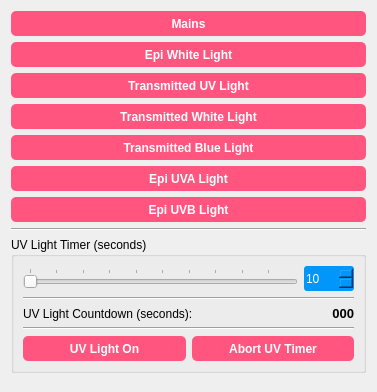
              <widget class="QWidget" name="toolLightControl">
               <property name="geometry">
                <rect>
                 <x>0</x>
                 <y>0</y>
                 <width>377</width>
                 <height>392</height>
                </rect>
               </property>
               <attribute name="label">
                <string>Illumination Control</string>
               </attribute>
               <layout class="QVBoxLayout" name="verticalLayout_13">
                <item>
                 <widget class="QPushButton" name="buttonMains">
                  <property name="minimumSize">
                   <size>
                    <width>0</width>
                    <height>25</height>
                   </size>
                  </property>
                  <property name="autoFillBackground">
                   <bool>false</bool>
                  </property>
                  <property name="styleSheet">
                   <string notr="true">QPushButton{	
background-color : rgb(255, 85, 127);
color:rgb(255, 255, 255);
font: 10pt &quot;Segoe UI&quot;;
font: bold;
border-radius: 5px;
}

QPushButton::pressed{background-color :rgb(0, 170, 255);}

QPushButton::checked{background-color :rgb(0, 255, 127);}
</string>
                  </property>
                  <property name="text">
                   <string>Mains</string>
                  </property>
                  <property name="checkable">
                   <bool>true</bool>
                  </property>
                 </widget>
                </item>
                <item>
                 <widget class="QPushButton" name="buttonEpiWhite">
                  <property name="minimumSize">
                   <size>
                    <width>0</width>
                    <height>25</height>
                   </size>
                  </property>
                  <property name="palette">
                   <palette>
                    <active>
                     <colorrole role="WindowText">
                      <brush brushstyle="SolidPattern">
                       <color alpha="255">
                        <red>255</red>
                        <green>255</green>
                        <blue>255</blue>
                       </color>
                      </brush>
                     </colorrole>
                     <colorrole role="Button">
                      <brush brushstyle="SolidPattern">
                       <color alpha="255">
                        <red>255</red>
                        <green>85</green>
                        <blue>127</blue>
                       </color>
                      </brush>
                     </colorrole>
                     <colorrole role="Light">
                      <brush brushstyle="SolidPattern">
                       <color alpha="255">
                        <red>127</red>
                        <green>255</green>
                        <blue>191</blue>
                       </color>
                      </brush>
                     </colorrole>
                     <colorrole role="Midlight">
                      <brush brushstyle="SolidPattern">
                       <color alpha="255">
                        <red>63</red>
                        <green>255</green>
                        <blue>159</blue>
                       </color>
                      </brush>
                     </colorrole>
                     <colorrole role="Dark">
                      <brush brushstyle="SolidPattern">
                       <color alpha="255">
                        <red>0</red>
                        <green>127</green>
                        <blue>63</blue>
                       </color>
                      </brush>
                     </colorrole>
                     <colorrole role="Mid">
                      <brush brushstyle="SolidPattern">
                       <color alpha="255">
                        <red>0</red>
                        <green>170</green>
                        <blue>84</blue>
                       </color>
                      </brush>
                     </colorrole>
                     <colorrole role="Text">
                      <brush brushstyle="SolidPattern">
                       <color alpha="255">
                        <red>255</red>
                        <green>255</green>
                        <blue>255</blue>
                       </color>
                      </brush>
                     </colorrole>
                     <colorrole role="BrightText">
                      <brush brushstyle="SolidPattern">
                       <color alpha="255">
                        <red>255</red>
                        <green>255</green>
                        <blue>255</blue>
                       </color>
                      </brush>
                     </colorrole>
                     <colorrole role="ButtonText">
                      <brush brushstyle="SolidPattern">
                       <color alpha="255">
                        <red>255</red>
                        <green>255</green>
                        <blue>255</blue>
                       </color>
                      </brush>
                     </colorrole>
                     <colorrole role="Base">
                      <brush brushstyle="SolidPattern">
                       <color alpha="255">
                        <red>255</red>
                        <green>85</green>
                        <blue>127</blue>
                       </color>
                      </brush>
                     </colorrole>
                     <colorrole role="Window">
                      <brush brushstyle="SolidPattern">
                       <color alpha="255">
                        <red>255</red>
                        <green>85</green>
                        <blue>127</blue>
                       </color>
                      </brush>
                     </colorrole>
                     <colorrole role="Shadow">
                      <brush brushstyle="SolidPattern">
                       <color alpha="255">
                        <red>0</red>
                        <green>0</green>
                        <blue>0</blue>
                       </color>
                      </brush>
                     </colorrole>
                     <colorrole role="AlternateBase">
                      <brush brushstyle="SolidPattern">
                       <color alpha="255">
                        <red>127</red>
                        <green>255</green>
                        <blue>191</blue>
                       </color>
                      </brush>
                     </colorrole>
                     <colorrole role="ToolTipBase">
                      <brush brushstyle="SolidPattern">
                       <color alpha="255">
                        <red>255</red>
                        <green>255</green>
                        <blue>220</blue>
                       </color>
                      </brush>
                     </colorrole>
                     <colorrole role="ToolTipText">
                      <brush brushstyle="SolidPattern">
                       <color alpha="255">
                        <red>0</red>
                        <green>0</green>
                        <blue>0</blue>
                       </color>
                      </brush>
                     </colorrole>
                    </active>
                    <inactive>
                     <colorrole role="WindowText">
                      <brush brushstyle="SolidPattern">
                       <color alpha="255">
                        <red>255</red>
                        <green>255</green>
                        <blue>255</blue>
                       </color>
                      </brush>
                     </colorrole>
                     <colorrole role="Button">
                      <brush brushstyle="SolidPattern">
                       <color alpha="255">
                        <red>255</red>
                        <green>85</green>
                        <blue>127</blue>
                       </color>
                      </brush>
                     </colorrole>
                     <colorrole role="Light">
                      <brush brushstyle="SolidPattern">
                       <color alpha="255">
                        <red>127</red>
                        <green>255</green>
                        <blue>191</blue>
                       </color>
                      </brush>
                     </colorrole>
                     <colorrole role="Midlight">
                      <brush brushstyle="SolidPattern">
                       <color alpha="255">
                        <red>63</red>
                        <green>255</green>
                        <blue>159</blue>
                       </color>
                      </brush>
                     </colorrole>
                     <colorrole role="Dark">
                      <brush brushstyle="SolidPattern">
                       <color alpha="255">
                        <red>0</red>
                        <green>127</green>
                        <blue>63</blue>
                       </color>
                      </brush>
                     </colorrole>
                     <colorrole role="Mid">
                      <brush brushstyle="SolidPattern">
                       <color alpha="255">
                        <red>0</red>
                        <green>170</green>
                        <blue>84</blue>
                       </color>
                      </brush>
                     </colorrole>
                     <colorrole role="Text">
                      <brush brushstyle="SolidPattern">
                       <color alpha="255">
                        <red>255</red>
                        <green>255</green>
                        <blue>255</blue>
                       </color>
                      </brush>
                     </colorrole>
                     <colorrole role="BrightText">
                      <brush brushstyle="SolidPattern">
                       <color alpha="255">
                        <red>255</red>
                        <green>255</green>
                        <blue>255</blue>
                       </color>
                      </brush>
                     </colorrole>
                     <colorrole role="ButtonText">
                      <brush brushstyle="SolidPattern">
                       <color alpha="255">
                        <red>255</red>
                        <green>255</green>
                        <blue>255</blue>
                       </color>
                      </brush>
                     </colorrole>
                     <colorrole role="Base">
                      <brush brushstyle="SolidPattern">
                       <color alpha="255">
                        <red>255</red>
                        <green>85</green>
                        <blue>127</blue>
                       </color>
                      </brush>
                     </colorrole>
                     <colorrole role="Window">
                      <brush brushstyle="SolidPattern">
                       <color alpha="255">
                        <red>255</red>
                        <green>85</green>
                        <blue>127</blue>
                       </color>
                      </brush>
                     </colorrole>
                     <colorrole role="Shadow">
                      <brush brushstyle="SolidPattern">
                       <color alpha="255">
                        <red>0</red>
                        <green>0</green>
                        <blue>0</blue>
                       </color>
                      </brush>
                     </colorrole>
                     <colorrole role="AlternateBase">
                      <brush brushstyle="SolidPattern">
                       <color alpha="255">
                        <red>127</red>
                        <green>255</green>
                        <blue>191</blue>
                       </color>
                      </brush>
                     </colorrole>
                     <colorrole role="ToolTipBase">
                      <brush brushstyle="SolidPattern">
                       <color alpha="255">
                        <red>255</red>
                        <green>255</green>
                        <blue>220</blue>
                       </color>
                      </brush>
                     </colorrole>
                     <colorrole role="ToolTipText">
                      <brush brushstyle="SolidPattern">
                       <color alpha="255">
                        <red>0</red>
                        <green>0</green>
                        <blue>0</blue>
                       </color>
                      </brush>
                     </colorrole>
                    </inactive>
                    <disabled>
                     <colorrole role="WindowText">
                      <brush brushstyle="SolidPattern">
                       <color alpha="255">
                        <red>255</red>
                        <green>255</green>
                        <blue>255</blue>
                       </color>
                      </brush>
                     </colorrole>
                     <colorrole role="Button">
                      <brush brushstyle="SolidPattern">
                       <color alpha="255">
                        <red>255</red>
                        <green>85</green>
                        <blue>127</blue>
                       </color>
                      </brush>
                     </colorrole>
                     <colorrole role="Light">
                      <brush brushstyle="SolidPattern">
                       <color alpha="255">
                        <red>127</red>
                        <green>255</green>
                        <blue>191</blue>
                       </color>
                      </brush>
                     </colorrole>
                     <colorrole role="Midlight">
                      <brush brushstyle="SolidPattern">
                       <color alpha="255">
                        <red>63</red>
                        <green>255</green>
                        <blue>159</blue>
                       </color>
                      </brush>
                     </colorrole>
                     <colorrole role="Dark">
                      <brush brushstyle="SolidPattern">
                       <color alpha="255">
                        <red>0</red>
                        <green>127</green>
                        <blue>63</blue>
                       </color>
                      </brush>
                     </colorrole>
                     <colorrole role="Mid">
                      <brush brushstyle="SolidPattern">
                       <color alpha="255">
                        <red>0</red>
                        <green>170</green>
                        <blue>84</blue>
                       </color>
                      </brush>
                     </colorrole>
                     <colorrole role="Text">
                      <brush brushstyle="SolidPattern">
                       <color alpha="255">
                        <red>255</red>
                        <green>255</green>
                        <blue>255</blue>
                       </color>
                      </brush>
                     </colorrole>
                     <colorrole role="BrightText">
                      <brush brushstyle="SolidPattern">
                       <color alpha="255">
                        <red>255</red>
                        <green>255</green>
                        <blue>255</blue>
                       </color>
                      </brush>
                     </colorrole>
                     <colorrole role="ButtonText">
                      <brush brushstyle="SolidPattern">
                       <color alpha="255">
                        <red>255</red>
                        <green>255</green>
                        <blue>255</blue>
                       </color>
                      </brush>
                     </colorrole>
                     <colorrole role="Base">
                      <brush brushstyle="SolidPattern">
                       <color alpha="255">
                        <red>255</red>
                        <green>85</green>
                        <blue>127</blue>
                       </color>
                      </brush>
                     </colorrole>
                     <colorrole role="Window">
                      <brush brushstyle="SolidPattern">
                       <color alpha="255">
                        <red>255</red>
                        <green>85</green>
                        <blue>127</blue>
                       </color>
                      </brush>
                     </colorrole>
                     <colorrole role="Shadow">
                      <brush brushstyle="SolidPattern">
                       <color alpha="255">
                        <red>0</red>
                        <green>0</green>
                        <blue>0</blue>
                       </color>
                      </brush>
                     </colorrole>
                     <colorrole role="AlternateBase">
                      <brush brushstyle="SolidPattern">
                       <color alpha="255">
                        <red>0</red>
                        <green>255</green>
                        <blue>127</blue>
                       </color>
                      </brush>
                     </colorrole>
                     <colorrole role="ToolTipBase">
                      <brush brushstyle="SolidPattern">
                       <color alpha="255">
                        <red>255</red>
                        <green>255</green>
                        <blue>220</blue>
                       </color>
                      </brush>
                     </colorrole>
                     <colorrole role="ToolTipText">
                      <brush brushstyle="SolidPattern">
                       <color alpha="255">
                        <red>0</red>
                        <green>0</green>
                        <blue>0</blue>
                       </color>
                      </brush>
                     </colorrole>
                    </disabled>
                   </palette>
                  </property>
                  <property name="styleSheet">
                   <string notr="true">QPushButton{	
background-color : rgb(255, 85, 127);
color:rgb(255, 255, 255);
font: 10pt &quot;Segoe UI&quot;;
font: bold;
border-radius: 5px;
}

QPushButton::pressed{background-color :rgb(0, 170, 255);}

QPushButton::checked{background-color :rgb(0, 255, 127);}
</string>
                  </property>
                  <property name="text">
                   <string>Epi White Light</string>
                  </property>
                  <property name="checkable">
                   <bool>true</bool>
                  </property>
                 </widget>
                </item>
                <item>
                 <widget class="QPushButton" name="buttonTransUV">
                  <property name="minimumSize">
                   <size>
                    <width>0</width>
                    <height>25</height>
                   </size>
                  </property>
                  <property name="styleSheet">
                   <string notr="true">QPushButton{	
background-color : rgb(255, 85, 127);
color:rgb(255, 255, 255);
font: 10pt &quot;Segoe UI&quot;;
font: bold;
border-radius: 5px;
}

QPushButton::pressed{background-color :rgb(0, 170, 255);}

QPushButton::checked{background-color :rgb(0, 255, 127);}
</string>
                  </property>
                  <property name="text">
                   <string>Transmitted UV Light</string>
                  </property>
                  <property name="checkable">
                   <bool>true</bool>
                  </property>
                 </widget>
                </item>
                <item>
                 <widget class="QPushButton" name="buttonTransWhite">
                  <property name="minimumSize">
                   <size>
                    <width>0</width>
                    <height>25</height>
                   </size>
                  </property>
                  <property name="styleSheet">
                   <string notr="true">QPushButton{	
background-color : rgb(255, 85, 127);
color:rgb(255, 255, 255);
font: 10pt &quot;Segoe UI&quot;;
font: bold;
border-radius: 5px;
}

QPushButton::pressed{background-color :rgb(0, 170, 255);}

QPushButton::checked{background-color :rgb(0, 255, 127);}
</string>
                  </property>
                  <property name="text">
                   <string>Transmitted White Light</string>
                  </property>
                  <property name="checkable">
                   <bool>true</bool>
                  </property>
                 </widget>
                </item>
                <item>
                 <widget class="QPushButton" name="buttonTransBlue">
                  <property name="minimumSize">
                   <size>
                    <width>0</width>
                    <height>25</height>
                   </size>
                  </property>
                  <property name="styleSheet">
                   <string notr="true">QPushButton{	
background-color : rgb(255, 85, 127);
color:rgb(255, 255, 255);
font: 10pt &quot;Segoe UI&quot;;
font: bold;
border-radius: 5px;
}

QPushButton::pressed{background-color :rgb(0, 170, 255);}

QPushButton::checked{background-color :rgb(0, 255, 127);}
</string>
                  </property>
                  <property name="text">
                   <string>Transmitted Blue Light</string>
                  </property>
                  <property name="checkable">
                   <bool>true</bool>
                  </property>
                 </widget>
                </item>
                <item>
                 <widget class="QPushButton" name="buttonEpiUVA">
                  <property name="minimumSize">
                   <size>
                    <width>0</width>
                    <height>25</height>
                   </size>
                  </property>
                  <property name="styleSheet">
                   <string notr="true">QPushButton{	
background-color : rgb(255, 85, 127);
color:rgb(255, 255, 255);
font: 10pt &quot;Segoe UI&quot;;
font: bold;
border-radius: 5px;
}

QPushButton::pressed{background-color :rgb(0, 170, 255);}

QPushButton::checked{background-color :rgb(0, 255, 127);}
</string>
                  </property>
                  <property name="text">
                   <string>Epi UVA Light</string>
                  </property>
                  <property name="checkable">
                   <bool>true</bool>
                  </property>
                 </widget>
                </item>
                <item>
                 <widget class="QPushButton" name="buttonEpiUVB">
                  <property name="minimumSize">
                   <size>
                    <width>0</width>
                    <height>25</height>
                   </size>
                  </property>
                  <property name="styleSheet">
                   <string notr="true">QPushButton{	
background-color : rgb(255, 85, 127);
color:rgb(255, 255, 255);
font: 10pt &quot;Segoe UI&quot;;
font: bold;
border-radius: 5px;
}

QPushButton::pressed{background-color :rgb(0, 170, 255);}

QPushButton::checked{background-color :rgb(0, 255, 127);}
</string>
                  </property>
                  <property name="text">
                   <string>Epi UVB Light</string>
                  </property>
                  <property name="checkable">
                   <bool>true</bool>
                  </property>
                 </widget>
                </item>
                <item>
                 <widget class="Line" name="line_22">
                  <property name="orientation">
                   <enum>Qt::Horizontal</enum>
                  </property>
                 </widget>
                </item>
                <item>
                 <widget class="QGroupBox" name="groupBox">
                  <property name="title">
                   <string>UV Light Timer (seconds)</string>
                  </property>
                  <layout class="QVBoxLayout" name="verticalLayout_10">
                   <item>
                    <layout class="QHBoxLayout" name="horizontalLayout_23">
                     <item>
                      <widget class="QSlider" name="sliderStainFree">
                       <property name="minimum">
                        <number>10</number>
                       </property>
                       <property name="maximum">
                        <number>600</number>
                       </property>
                       <property name="orientation">
                        <enum>Qt::Horizontal</enum>
                       </property>
                       <property name="tickPosition">
                        <enum>QSlider::TicksAbove</enum>
                       </property>
                       <property name="tickInterval">
                        <number>60</number>
                       </property>
                      </widget>
                     </item>
                     <item>
                      <widget class="QSpinBox" name="spinStainFree">
                       <property name="minimumSize">
                        <size>
                         <width>50</width>
                         <height>25</height>
                        </size>
                       </property>
                       <property name="styleSheet">
                        <string notr="true">QSpinBox{	
background-color : rgb(0, 150, 250);
color:rgb(255, 255, 255);
font: 10pt &quot;Segoe UI&quot;;
border-radius: 3px;
}</string>
                       </property>
                       <property name="minimum">
                        <number>10</number>
                       </property>
                       <property name="maximum">
                        <number>600</number>
                       </property>
                      </widget>
                     </item>
                    </layout>
                   </item>
                   <item>
                    <widget class="Line" name="line_25">
                     <property name="orientation">
                      <enum>Qt::Horizontal</enum>
                     </property>
                    </widget>
                   </item>
                   <item>
                    <layout class="QHBoxLayout" name="horizontalLayout_20">
                     <item>
                      <widget class="QLabel" name="label_11">
                       <property name="text">
                        <string>UV Light Countdown (seconds):</string>
                       </property>
                      </widget>
                     </item>
                     <item>
                      <widget class="QLabel" name="labelElapsedTime">
                       <property name="minimumSize">
                        <size>
                         <width>20</width>
                         <height>0</height>
                        </size>
                       </property>
                       <property name="font">
                        <font>
                         <family>Segoe UI</family>
                         <pointsize>10</pointsize>
                         <weight>75</weight>
                         <italic>false</italic>
                         <bold>true</bold>
                        </font>
                       </property>
                       <property name="layoutDirection">
                        <enum>Qt::LeftToRight</enum>
                       </property>
                       <property name="text">
                        <string>000</string>
                       </property>
                       <property name="scaledContents">
                        <bool>false</bool>
                       </property>
                       <property name="alignment">
                        <set>Qt::AlignRight|Qt::AlignTrailing|Qt::AlignVCenter</set>
                       </property>
                       <property name="margin">
                        <number>0</number>
                       </property>
                      </widget>
                     </item>
                    </layout>
                   </item>
                   <item>
                    <widget class="Line" name="line_26">
                     <property name="orientation">
                      <enum>Qt::Horizontal</enum>
                     </property>
                    </widget>
                   </item>
                   <item>
                    <layout class="QHBoxLayout" name="horizontalLayout_19">
                     <item>
                      <widget class="QPushButton" name="buttonStartStainFree">
                       <property name="minimumSize">
                        <size>
                         <width>0</width>
                         <height>25</height>
                        </size>
                       </property>
                       <property name="styleSheet">
                        <string notr="true">QPushButton{	
background-color : rgb(255, 85, 127);
color:rgb(255, 255, 255);
font: 10pt &quot;Segoe UI&quot;;
font: bold;
border-radius: 5px;
}

QPushButton::pressed{background-color :rgb(0, 170, 255);}

QPushButton::checked{background-color :rgb(0, 255, 127);}
</string>
                       </property>
                       <property name="text">
                        <string>UV Light On</string>
                       </property>
                       <property name="checkable">
                        <bool>false</bool>
                       </property>
                      </widget>
                     </item>
                     <item>
                      <widget class="QPushButton" name="buttonAbortStainFree">
                       <property name="minimumSize">
                        <size>
                         <width>0</width>
                         <height>25</height>
                        </size>
                       </property>
                       <property name="styleSheet">
                        <string notr="true">QPushButton{	
background-color : rgb(255, 85, 127);
color:rgb(255, 255, 255);
font: 10pt &quot;Segoe UI&quot;;
font: bold;
border-radius: 5px;
}

QPushButton::pressed{background-color :rgb(0, 170, 255);}

QPushButton::checked{background-color :rgb(0, 255, 127);}
</string>
                       </property>
                       <property name="text">
                        <string>Abort UV Timer</string>
                       </property>
                      </widget>
                     </item>
                    </layout>
                   </item>
                  </layout>
                 </widget>
                </item>
                <item>
                 <spacer name="verticalSpacer_6">
                  <property name="orientation">
                   <enum>Qt::Vertical</enum>
                  </property>
                  <property name="sizeHint" stdset="0">
                   <size>
                    <width>20</width>
                    <height>178</height>
                   </size>
                  </property>
                 </spacer>
                </item>
               </layout>
              </widget>
